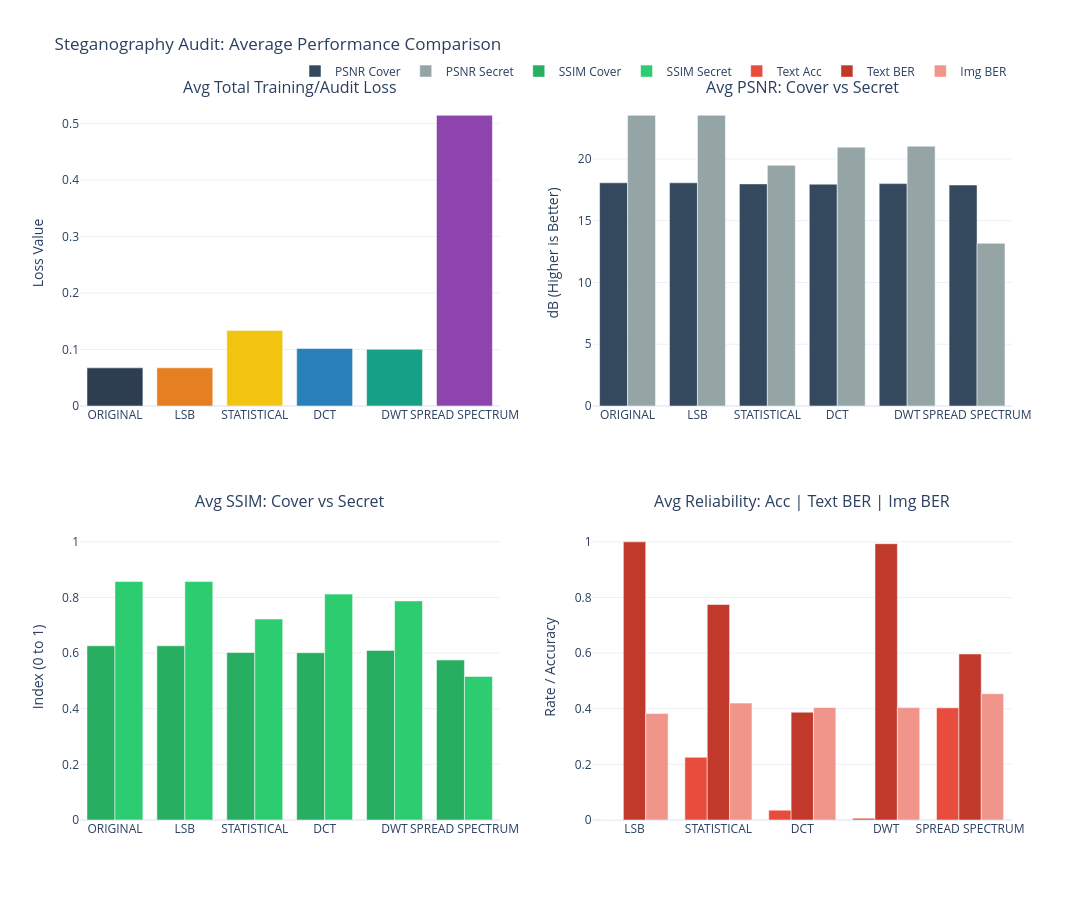
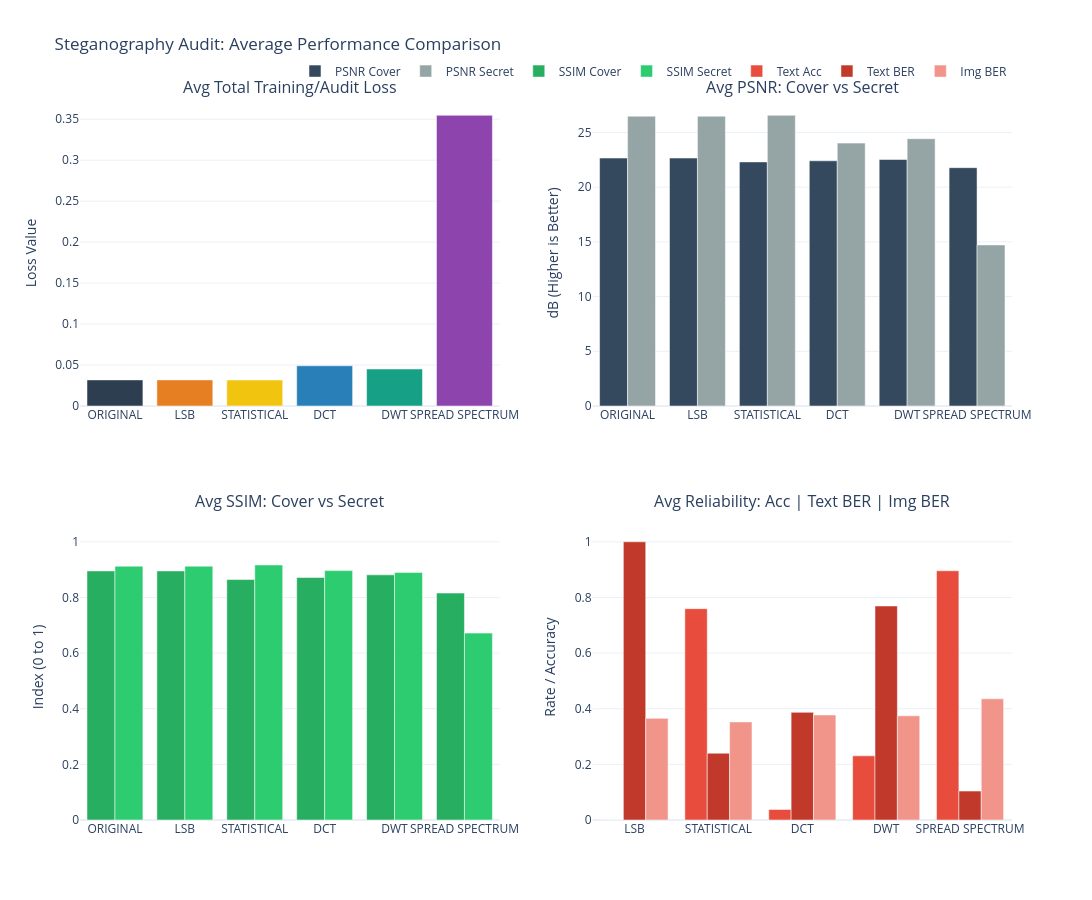
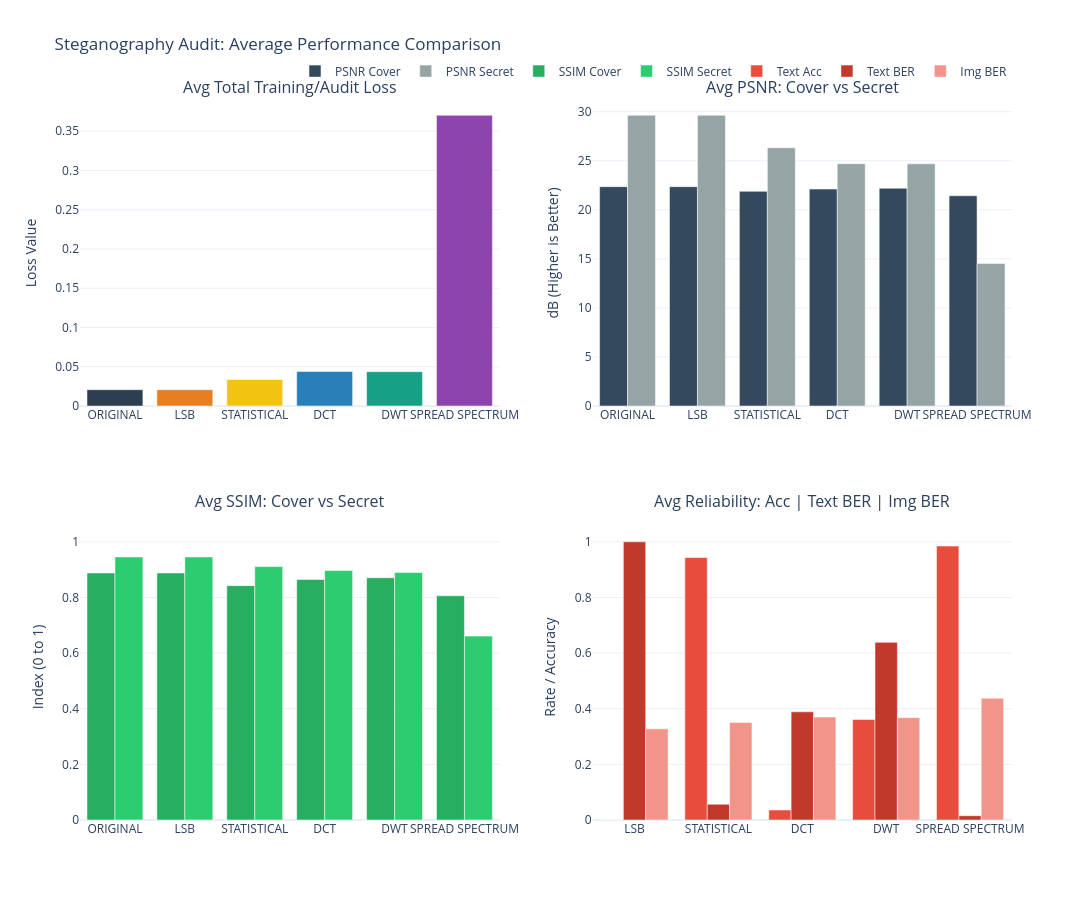
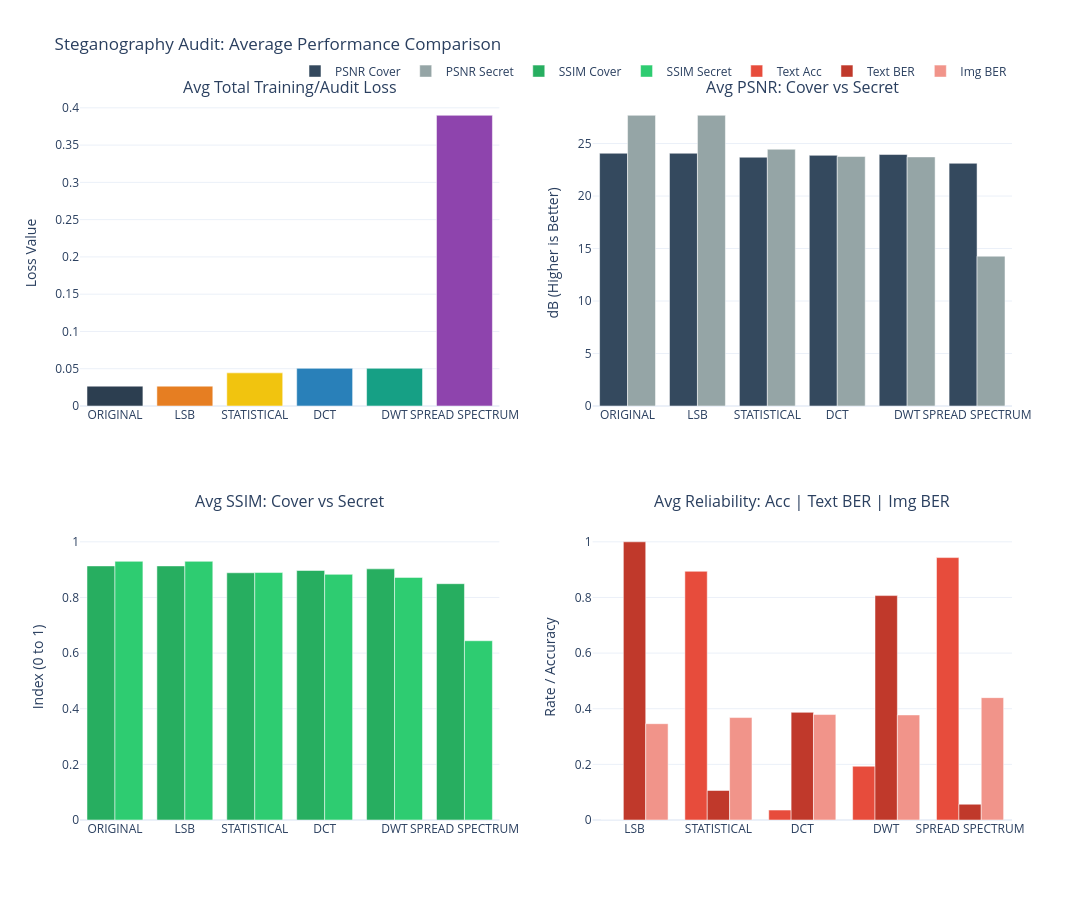

Notebook cell for these charts, in order:
### Code cell
from tqdm.auto import tqdm
import nltk
from nltk.corpus import words

try:
    word_list = words.words()
except:
    nltk.download('words')
    # need to reimport if not downloaded
    from nltk.corpus import words
    word_list = [w.lower() for w in words.words() if w.isalpha()]


def sanitize_string(s):
    """Replaces unprintable/corrupted characters with a dot (.)"""
    if not isinstance(s, str):
        return ""
    return "".join(c if c in string.printable and c not in ['\n', '\r'] else '.' for c in s)


# reload just to check saved model works, and so this can be run without fit if needed.
for ablation_idx in range(len(ABLATION_CONFIGS)):

    # Restore the RS config this ablation was trained with
    _abl_rs = ABLATION_CONFIGS[ablation_idx]["RS_BYTES"]
    if _abl_rs >= fixed_byte_len - 2:
        _abl_rs = fixed_byte_len // 2
    RS_BYTES = _abl_rs
    rs = RSCodec(RS_BYTES)

    run_models_dir = os.path.join(models_dir, str(ablation_idx))
    run_data_dir = os.path.join(data_dir, str(ablation_idx))
    os.makedirs(os.path.join(run_data_dir, 'visual_results'), exist_ok=True)
    prep_network, hide_network, reveal_network = load_weights_from_checkpoint(
        run_models_dir
    )

    all_metrics = []

    methods = ['original'] + [k.lower() for k in stego_map.keys()]

    num_samples = len(holdout_dataset)
    print(f"Evaluating {num_samples} samples...")

    sample_dataset = holdout_dataset.take(num_samples)
    pbar = tqdm(enumerate(sample_dataset), total=num_samples,
                desc="Audit Progress", unit="img")

    # Filter for medium-length words to ensure they fit your codec capacity
    max_word, max_char_len = find_max_supported_word(
        word_list, codec, fixed_byte_len)
    # subtract 2 bytes for added safety
    max_char_len -= 2
    safe_word_list = [w for w in word_list if len(w) <= max_char_len]

    random_word = random.choice(safe_word_list) + "\0"
    check_audit_viability(random_word, codec, stego_map)

    for i, (cover_tensor, secret_tensor) in pbar:
        # Prepare single sample
        secret_text = random.choice(safe_word_list) + "\0"
        sc = to_scale(to_display(cover_tensor))[tf.newaxis, ...]
        original_secret_img = to_display(secret_tensor)

        for method in methods:
            # Dynamic Tool Lookup
            tool = next((v for k, v in stego_map.items()
                        if k.lower() == method), None)

            # --- 1. Embed ---
            pre_nn_text = ""
            revealed_text = ""
            embed_success = True

            if method == 'original' or tool is None:
                new_secret = original_secret_img
            else:
                try:
                    new_secret = tool.embed(
                        original_secret_img, secret_text, codec
                    )
                    try:
                        pre_nn_text = tool.extract(new_secret, codec)
                    except:
                        pre_nn_text = "[Extract Failed]"
                except Exception as e:
                    embed_success = False
                    new_secret = original_secret_img
                    pre_nn_text = "[EMBED FAIL]"

            ss = to_scale(new_secret)[tf.newaxis, ...]

            # --- 2. Inference ---
            p_out = prep_network(ss, training=False)
            h_out = hide_network([sc, p_out], training=False)
            r_out = reveal_network(h_out, training=False)

            h_out = tf.cast(h_out, tf.float32)
            r_out = tf.cast(r_out, tf.float32)

            # --- 3. Extract & Metrics ---

            if method != 'original' and tool is not None:
                if embed_success:
                    try:
                        revealed_text = tool.extract(
                            to_display(r_out[0]), codec)
                    except:
                        revealed_text = "[Extract Failed]"
                else:
                    revealed_text = "[SKIPPED]"

                # Clean and truncate the strings for neat console formatting
                clean_sec = sanitize_string(secret_text.replace('\0', ''))
                clean_pre = sanitize_string(pre_nn_text.replace(
                    '\0', '')) if pre_nn_text else "[EMPTY]"
                clean_rev = sanitize_string(
                    revealed_text.replace('\0', ''))[:15]

                # print(
                #     f"Img {i} | {method:<15} | Sec: '{clean_sec:<12}' | PreNN: '{clean_pre:<15}' | Rev: '{clean_rev:<15}'")

            text_acc = acc_txt(secret_text, revealed_text)
            ber_text = calculate_text_ber(secret_text, revealed_text)
            ber_img = calculate_img_ber(ss, r_out)

            # print(
            #     f"text_acc: {text_acc:.2f}, ber_text: {ber_text:.2f}, ber_img: {ber_img:.2f}")
            # PSNR/SSIM
            p_c = tf.image.psnr(sc, h_out, max_val=1.0).numpy()[0]
            p_s = tf.image.psnr(ss, r_out, max_val=1.0).numpy()[0]
            s_c = tf.image.ssim(sc, h_out, max_val=1.0).numpy()[0]
            s_s = tf.image.ssim(ss, r_out, max_val=1.0).numpy()[0]

            t_loss, c_loss, s_loss = steganography_loss(sc, ss, h_out, r_out)

            # --- 4. Periodic Visual Saving ---
            # Saves every 100th image processed to avoid disk bloat
            if (i + 1) % 100 == 0:
                save_visual_comparison(
                    cover=to_display(sc[0]),
                    secret=to_display(ss[0]),
                    stego=to_display(h_out[0]),
                    reveal=to_display(r_out[0]),
                    method_name=method,
                    index=i,
                    save_dir=os.path.join(run_data_dir, 'visual_results')
                )

            # --- 5. Data Accumulation ---
            all_metrics.append({
                "image_index": i,
                "method": method,
                "total_loss": float(t_loss.numpy()),
                "psnr_c": float(p_c),
                "ssim_c": float(s_c),
                "psnr_s": float(p_s),
                "ssim_s": float(s_s),
                "ber_img": float(ber_img),
                "ber_text": float(ber_text),
                "text_acc": float(text_acc)
            })

        pbar.set_postfix({"img": i, "last_acc": f"{text_acc:.2f}"})

    # save all_metrics to csv here
    df_metrics = pd.DataFrame(all_metrics)
    final_summary_path = os.path.join(run_data_dir, 'evaluation_metrics.csv')
    df_metrics.to_csv(final_summary_path, index=False)
    print(f"Metrics saved to {final_summary_path}")

    # --- 2. Final Averaging ---
    print("\n=== Final Average Evaluation Metrics ===")
    summary = df_metrics.groupby(
        'method')[['total_loss', 'psnr_c', 'psnr_s', 'text_acc', 'ber_img', 'ber_text']].mean()
    print(summary)

    plot_final_summary(all_metrics, os.path.join(
        run_data_dir, 'final_summary_plot.pdf'))

    del prep_network, hide_network, reveal_network
    tf.keras.backend.clear_session()
    gc.collect()

### Figure 1 — Plotly figure (JSON) as saved in the notebook; plotly's stock layout.template omitted (floating-point values rounded to 4 significant figures)
{"data": [{"marker": {"color": ["#2C3E50", "#E67E22", "#F1C40F", "#2980B9", "#16A085", "#8E44AD"]}, "name": "Total Loss", "showlegend": false, "type": "bar", "x": ["ORIGINAL", "LSB", "STATISTICAL", "DCT", "DWT", "SPREAD SPECTRUM"], "xaxis": "x", "y": [0.06749, 0.06748, 0.1338, 0.1018, 0.1003, 0.5144], "yaxis": "y"}, {"marker": {"color": "#34495E"}, "name": "PSNR Cover", "type": "bar", "x": ["ORIGINAL", "LSB", "STATISTICAL", "DCT", "DWT", "SPREAD SPECTRUM"], "xaxis": "x2", "y": [18.07, 18.07, 17.98, 17.96, 18.0, 17.89], "yaxis": "y2"}, {"marker": {"color": "#95A5A6"}, "name": "PSNR Secret", "type": "bar", "x": ["ORIGINAL", "LSB", "STATISTICAL", "DCT", "DWT", "SPREAD SPECTRUM"], "xaxis": "x2", "y": [23.54, 23.54, 19.49, 20.96, 21.04, 13.18], "yaxis": "y2"}, {"marker": {"color": "#27AE60"}, "name": "SSIM Cover", "type": "bar", "x": ["ORIGINAL", "LSB", "STATISTICAL", "DCT", "DWT", "SPREAD SPECTRUM"], "xaxis": "x3", "y": [0.6261, 0.6261, 0.6021, 0.6014, 0.6097, 0.5753], "yaxis": "y3"}, {"marker": {"color": "#2ECC71"}, "name": "SSIM Secret", "type": "bar", "x": ["ORIGINAL", "LSB", "STATISTICAL", "DCT", "DWT", "SPREAD SPECTRUM"], "xaxis": "x3", "y": [0.8573, 0.8573, 0.7224, 0.812, 0.7875, 0.516], "yaxis": "y3"}, {"marker": {"color": "#E74C3C"}, "name": "Text Acc", "type": "bar", "x": ["LSB", "STATISTICAL", "DCT", "DWT", "SPREAD SPECTRUM"], "xaxis": "x4", "y": [0, 0.2253, 0.03533, 0.006667, 0.4033], "yaxis": "y4"}, {"marker": {"color": "#C0392B"}, "name": "Text BER", "type": "bar", "x": ["LSB", "STATISTICAL", "DCT", "DWT", "SPREAD SPECTRUM"], "xaxis": "x4", "y": [1, 0.7747, 0.3875, 0.9933, 0.5967], "yaxis": "y4"}, {"marker": {"color": "#F1948A"}, "name": "Img BER", "type": "bar", "x": ["LSB", "STATISTICAL", "DCT", "DWT", "SPREAD SPECTRUM"], "xaxis": "x4", "y": [0.3827, 0.4201, 0.4046, 0.4042, 0.454], "yaxis": "y4"}], "layout": {"annotations": [{"font": {"size": 16}, "showarrow": false, "text": "Avg Total Training/Audit Loss", "x": 0.225, "xanchor": "center", "xref": "paper", "y": 1, "yanchor": "bottom", "yref": "paper"}, {"font": {"size": 16}, "showarrow": false, "text": "Avg PSNR: Cover vs Secret", "x": 0.775, "xanchor": "center", "xref": "paper", "y": 1, "yanchor": "bottom", "yref": "paper"}, {"font": {"size": 16}, "showarrow": false, "text": "Avg SSIM: Cover vs Secret", "x": 0.225, "xanchor": "center", "xref": "paper", "y": 0.425, "yanchor": "bottom", "yref": "paper"}, {"font": {"size": 16}, "showarrow": false, "text": "Avg Reliability: Acc | Text BER | Img BER", "x": 0.775, "xanchor": "center", "xref": "paper", "y": 0.425, "yanchor": "bottom", "yref": "paper"}], "barmode": "group", "height": 900, "legend": {"orientation": "h", "x": 1, "xanchor": "right", "y": 1.02, "yanchor": "bottom"}, "title": {"text": "Steganography Audit: Average Performance Comparison"}, "width": 1200, "xaxis": {"anchor": "y", "domain": [0, 0.45]}, "xaxis2": {"anchor": "y2", "domain": [0.55, 1]}, "xaxis3": {"anchor": "y3", "domain": [0, 0.45]}, "xaxis4": {"anchor": "y4", "domain": [0.55, 1]}, "yaxis": {"anchor": "x", "domain": [0.575, 1], "title": {"text": "Loss Value"}}, "yaxis2": {"anchor": "x2", "domain": [0.575, 1], "title": {"text": "dB (Higher is Better)"}}, "yaxis3": {"anchor": "x3", "domain": [0, 0.425], "range": [0, 1.1], "title": {"text": "Index (0 to 1)"}}, "yaxis4": {"anchor": "x4", "domain": [0, 0.425], "range": [0, 1.1], "title": {"text": "Rate / Accuracy"}}}}

### Figure 2 — Plotly figure (JSON) as saved in the notebook; plotly's stock layout.template omitted (floating-point values rounded to 4 significant figures)
{"data": [{"marker": {"color": ["#2C3E50", "#E67E22", "#F1C40F", "#2980B9", "#16A085", "#8E44AD"]}, "name": "Total Loss", "showlegend": false, "type": "bar", "x": ["ORIGINAL", "LSB", "STATISTICAL", "DCT", "DWT", "SPREAD SPECTRUM"], "xaxis": "x", "y": [0.03186, 0.03186, 0.0317, 0.04912, 0.04516, 0.3548], "yaxis": "y"}, {"marker": {"color": "#34495E"}, "name": "PSNR Cover", "type": "bar", "x": ["ORIGINAL", "LSB", "STATISTICAL", "DCT", "DWT", "SPREAD SPECTRUM"], "xaxis": "x2", "y": [22.66, 22.66, 22.31, 22.41, 22.53, 21.78], "yaxis": "y2"}, {"marker": {"color": "#95A5A6"}, "name": "PSNR Secret", "type": "bar", "x": ["ORIGINAL", "LSB", "STATISTICAL", "DCT", "DWT", "SPREAD SPECTRUM"], "xaxis": "x2", "y": [26.49, 26.49, 26.57, 24.03, 24.43, 14.72], "yaxis": "y2"}, {"marker": {"color": "#27AE60"}, "name": "SSIM Cover", "type": "bar", "x": ["ORIGINAL", "LSB", "STATISTICAL", "DCT", "DWT", "SPREAD SPECTRUM"], "xaxis": "x3", "y": [0.8953, 0.8953, 0.8644, 0.8718, 0.8812, 0.8157], "yaxis": "y3"}, {"marker": {"color": "#2ECC71"}, "name": "SSIM Secret", "type": "bar", "x": ["ORIGINAL", "LSB", "STATISTICAL", "DCT", "DWT", "SPREAD SPECTRUM"], "xaxis": "x3", "y": [0.9125, 0.9125, 0.9167, 0.8965, 0.8901, 0.6719], "yaxis": "y3"}, {"marker": {"color": "#E74C3C"}, "name": "Text Acc", "type": "bar", "x": ["LSB", "STATISTICAL", "DCT", "DWT", "SPREAD SPECTRUM"], "xaxis": "x4", "y": [0, 0.7597, 0.03784, 0.2307, 0.896], "yaxis": "y4"}, {"marker": {"color": "#C0392B"}, "name": "Text BER", "type": "bar", "x": ["LSB", "STATISTICAL", "DCT", "DWT", "SPREAD SPECTRUM"], "xaxis": "x4", "y": [1, 0.24, 0.387, 0.7693, 0.104], "yaxis": "y4"}, {"marker": {"color": "#F1948A"}, "name": "Img BER", "type": "bar", "x": ["LSB", "STATISTICAL", "DCT", "DWT", "SPREAD SPECTRUM"], "xaxis": "x4", "y": [0.3654, 0.3525, 0.3776, 0.3745, 0.4357], "yaxis": "y4"}], "layout": {"annotations": [{"font": {"size": 16}, "showarrow": false, "text": "Avg Total Training/Audit Loss", "x": 0.225, "xanchor": "center", "xref": "paper", "y": 1, "yanchor": "bottom", "yref": "paper"}, {"font": {"size": 16}, "showarrow": false, "text": "Avg PSNR: Cover vs Secret", "x": 0.775, "xanchor": "center", "xref": "paper", "y": 1, "yanchor": "bottom", "yref": "paper"}, {"font": {"size": 16}, "showarrow": false, "text": "Avg SSIM: Cover vs Secret", "x": 0.225, "xanchor": "center", "xref": "paper", "y": 0.425, "yanchor": "bottom", "yref": "paper"}, {"font": {"size": 16}, "showarrow": false, "text": "Avg Reliability: Acc | Text BER | Img BER", "x": 0.775, "xanchor": "center", "xref": "paper", "y": 0.425, "yanchor": "bottom", "yref": "paper"}], "barmode": "group", "height": 900, "legend": {"orientation": "h", "x": 1, "xanchor": "right", "y": 1.02, "yanchor": "bottom"}, "title": {"text": "Steganography Audit: Average Performance Comparison"}, "width": 1200, "xaxis": {"anchor": "y", "domain": [0, 0.45]}, "xaxis2": {"anchor": "y2", "domain": [0.55, 1]}, "xaxis3": {"anchor": "y3", "domain": [0, 0.45]}, "xaxis4": {"anchor": "y4", "domain": [0.55, 1]}, "yaxis": {"anchor": "x", "domain": [0.575, 1], "title": {"text": "Loss Value"}}, "yaxis2": {"anchor": "x2", "domain": [0.575, 1], "title": {"text": "dB (Higher is Better)"}}, "yaxis3": {"anchor": "x3", "domain": [0, 0.425], "range": [0, 1.1], "title": {"text": "Index (0 to 1)"}}, "yaxis4": {"anchor": "x4", "domain": [0, 0.425], "range": [0, 1.1], "title": {"text": "Rate / Accuracy"}}}}

### Figure 3 — Plotly figure (JSON) as saved in the notebook; plotly's stock layout.template omitted (floating-point values rounded to 4 significant figures)
{"data": [{"marker": {"color": ["#2C3E50", "#E67E22", "#F1C40F", "#2980B9", "#16A085", "#8E44AD"]}, "name": "Total Loss", "showlegend": false, "type": "bar", "x": ["ORIGINAL", "LSB", "STATISTICAL", "DCT", "DWT", "SPREAD SPECTRUM"], "xaxis": "x", "y": [0.02078, 0.02078, 0.03369, 0.04403, 0.04377, 0.3702], "yaxis": "y"}, {"marker": {"color": "#34495E"}, "name": "PSNR Cover", "type": "bar", "x": ["ORIGINAL", "LSB", "STATISTICAL", "DCT", "DWT", "SPREAD SPECTRUM"], "xaxis": "x2", "y": [22.36, 22.36, 21.89, 22.12, 22.2, 21.44], "yaxis": "y2"}, {"marker": {"color": "#95A5A6"}, "name": "PSNR Secret", "type": "bar", "x": ["ORIGINAL", "LSB", "STATISTICAL", "DCT", "DWT", "SPREAD SPECTRUM"], "xaxis": "x2", "y": [29.64, 29.64, 26.33, 24.71, 24.69, 14.54], "yaxis": "y2"}, {"marker": {"color": "#27AE60"}, "name": "SSIM Cover", "type": "bar", "x": ["ORIGINAL", "LSB", "STATISTICAL", "DCT", "DWT", "SPREAD SPECTRUM"], "xaxis": "x3", "y": [0.8879, 0.8879, 0.8425, 0.8645, 0.8708, 0.8062], "yaxis": "y3"}, {"marker": {"color": "#2ECC71"}, "name": "SSIM Secret", "type": "bar", "x": ["ORIGINAL", "LSB", "STATISTICAL", "DCT", "DWT", "SPREAD SPECTRUM"], "xaxis": "x3", "y": [0.9456, 0.9456, 0.9109, 0.8967, 0.8896, 0.661], "yaxis": "y3"}, {"marker": {"color": "#E74C3C"}, "name": "Text Acc", "type": "bar", "x": ["LSB", "STATISTICAL", "DCT", "DWT", "SPREAD SPECTRUM"], "xaxis": "x4", "y": [0, 0.9433, 0.03586, 0.3613, 0.9847], "yaxis": "y4"}, {"marker": {"color": "#C0392B"}, "name": "Text BER", "type": "bar", "x": ["LSB", "STATISTICAL", "DCT", "DWT", "SPREAD SPECTRUM"], "xaxis": "x4", "y": [1, 0.05667, 0.3888, 0.6387, 0.01533], "yaxis": "y4"}, {"marker": {"color": "#F1948A"}, "name": "Img BER", "type": "bar", "x": ["LSB", "STATISTICAL", "DCT", "DWT", "SPREAD SPECTRUM"], "xaxis": "x4", "y": [0.3277, 0.3509, 0.3701, 0.368, 0.4376], "yaxis": "y4"}], "layout": {"annotations": [{"font": {"size": 16}, "showarrow": false, "text": "Avg Total Training/Audit Loss", "x": 0.225, "xanchor": "center", "xref": "paper", "y": 1, "yanchor": "bottom", "yref": "paper"}, {"font": {"size": 16}, "showarrow": false, "text": "Avg PSNR: Cover vs Secret", "x": 0.775, "xanchor": "center", "xref": "paper", "y": 1, "yanchor": "bottom", "yref": "paper"}, {"font": {"size": 16}, "showarrow": false, "text": "Avg SSIM: Cover vs Secret", "x": 0.225, "xanchor": "center", "xref": "paper", "y": 0.425, "yanchor": "bottom", "yref": "paper"}, {"font": {"size": 16}, "showarrow": false, "text": "Avg Reliability: Acc | Text BER | Img BER", "x": 0.775, "xanchor": "center", "xref": "paper", "y": 0.425, "yanchor": "bottom", "yref": "paper"}], "barmode": "group", "height": 900, "legend": {"orientation": "h", "x": 1, "xanchor": "right", "y": 1.02, "yanchor": "bottom"}, "title": {"text": "Steganography Audit: Average Performance Comparison"}, "width": 1200, "xaxis": {"anchor": "y", "domain": [0, 0.45]}, "xaxis2": {"anchor": "y2", "domain": [0.55, 1]}, "xaxis3": {"anchor": "y3", "domain": [0, 0.45]}, "xaxis4": {"anchor": "y4", "domain": [0.55, 1]}, "yaxis": {"anchor": "x", "domain": [0.575, 1], "title": {"text": "Loss Value"}}, "yaxis2": {"anchor": "x2", "domain": [0.575, 1], "title": {"text": "dB (Higher is Better)"}}, "yaxis3": {"anchor": "x3", "domain": [0, 0.425], "range": [0, 1.1], "title": {"text": "Index (0 to 1)"}}, "yaxis4": {"anchor": "x4", "domain": [0, 0.425], "range": [0, 1.1], "title": {"text": "Rate / Accuracy"}}}}

### Figure 4 — Plotly figure (JSON) as saved in the notebook; plotly's stock layout.template omitted (floating-point values rounded to 4 significant figures)
{"data": [{"marker": {"color": ["#2C3E50", "#E67E22", "#F1C40F", "#2980B9", "#16A085", "#8E44AD"]}, "name": "Total Loss", "showlegend": false, "type": "bar", "x": ["ORIGINAL", "LSB", "STATISTICAL", "DCT", "DWT", "SPREAD SPECTRUM"], "xaxis": "x", "y": [0.02661, 0.02661, 0.04444, 0.0505, 0.05055, 0.39], "yaxis": "y"}, {"marker": {"color": "#34495E"}, "name": "PSNR Cover", "type": "bar", "x": ["ORIGINAL", "LSB", "STATISTICAL", "DCT", "DWT", "SPREAD SPECTRUM"], "xaxis": "x2", "y": [24.08, 24.08, 23.7, 23.88, 23.96, 23.12], "yaxis": "y2"}, {"marker": {"color": "#95A5A6"}, "name": "PSNR Secret", "type": "bar", "x": ["ORIGINAL", "LSB", "STATISTICAL", "DCT", "DWT", "SPREAD SPECTRUM"], "xaxis": "x2", "y": [27.69, 27.69, 24.46, 23.76, 23.73, 14.27], "yaxis": "y2"}, {"marker": {"color": "#27AE60"}, "name": "SSIM Cover", "type": "bar", "x": ["ORIGINAL", "LSB", "STATISTICAL", "DCT", "DWT", "SPREAD SPECTRUM"], "xaxis": "x3", "y": [0.9134, 0.9134, 0.8887, 0.8969, 0.9028, 0.8494], "yaxis": "y3"}, {"marker": {"color": "#2ECC71"}, "name": "SSIM Secret", "type": "bar", "x": ["ORIGINAL", "LSB", "STATISTICAL", "DCT", "DWT", "SPREAD SPECTRUM"], "xaxis": "x3", "y": [0.9298, 0.9298, 0.8895, 0.883, 0.8721, 0.6444], "yaxis": "y3"}, {"marker": {"color": "#E74C3C"}, "name": "Text Acc", "type": "bar", "x": ["LSB", "STATISTICAL", "DCT", "DWT", "SPREAD SPECTRUM"], "xaxis": "x4", "y": [0, 0.894, 0.03568, 0.1933, 0.9433], "yaxis": "y4"}, {"marker": {"color": "#C0392B"}, "name": "Text BER", "type": "bar", "x": ["LSB", "STATISTICAL", "DCT", "DWT", "SPREAD SPECTRUM"], "xaxis": "x4", "y": [1, 0.106, 0.3869, 0.8067, 0.05667], "yaxis": "y4"}, {"marker": {"color": "#F1948A"}, "name": "Img BER", "type": "bar", "x": ["LSB", "STATISTICAL", "DCT", "DWT", "SPREAD SPECTRUM"], "xaxis": "x4", "y": [0.3462, 0.3682, 0.3791, 0.3777, 0.4399], "yaxis": "y4"}], "layout": {"annotations": [{"font": {"size": 16}, "showarrow": false, "text": "Avg Total Training/Audit Loss", "x": 0.225, "xanchor": "center", "xref": "paper", "y": 1, "yanchor": "bottom", "yref": "paper"}, {"font": {"size": 16}, "showarrow": false, "text": "Avg PSNR: Cover vs Secret", "x": 0.775, "xanchor": "center", "xref": "paper", "y": 1, "yanchor": "bottom", "yref": "paper"}, {"font": {"size": 16}, "showarrow": false, "text": "Avg SSIM: Cover vs Secret", "x": 0.225, "xanchor": "center", "xref": "paper", "y": 0.425, "yanchor": "bottom", "yref": "paper"}, {"font": {"size": 16}, "showarrow": false, "text": "Avg Reliability: Acc | Text BER | Img BER", "x": 0.775, "xanchor": "center", "xref": "paper", "y": 0.425, "yanchor": "bottom", "yref": "paper"}], "barmode": "group", "height": 900, "legend": {"orientation": "h", "x": 1, "xanchor": "right", "y": 1.02, "yanchor": "bottom"}, "title": {"text": "Steganography Audit: Average Performance Comparison"}, "width": 1200, "xaxis": {"anchor": "y", "domain": [0, 0.45]}, "xaxis2": {"anchor": "y2", "domain": [0.55, 1]}, "xaxis3": {"anchor": "y3", "domain": [0, 0.45]}, "xaxis4": {"anchor": "y4", "domain": [0.55, 1]}, "yaxis": {"anchor": "x", "domain": [0.575, 1], "title": {"text": "Loss Value"}}, "yaxis2": {"anchor": "x2", "domain": [0.575, 1], "title": {"text": "dB (Higher is Better)"}}, "yaxis3": {"anchor": "x3", "domain": [0, 0.425], "range": [0, 1.1], "title": {"text": "Index (0 to 1)"}}, "yaxis4": {"anchor": "x4", "domain": [0, 0.425], "range": [0, 1.1], "title": {"text": "Rate / Accuracy"}}}}
